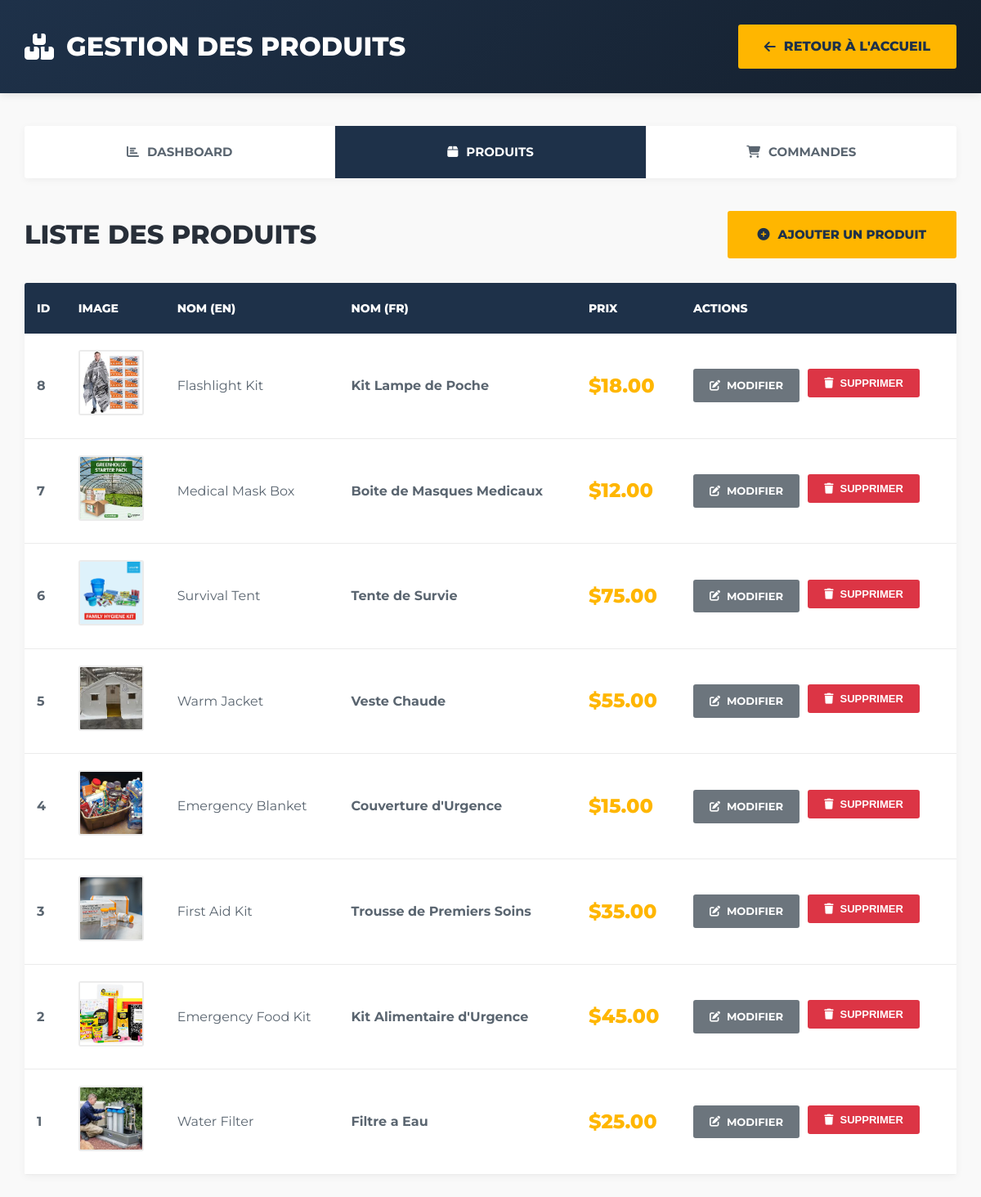
/index.php?controller=product&action=index, run on the app's committed database.
### tables this page shows
CREATE TABLE products (
    id INT AUTO_INCREMENT PRIMARY KEY,
    name_en VARCHAR(255) NOT NULL,
    name_fr VARCHAR(255) NOT NULL,
    description_en TEXT,
    description_fr TEXT,
    price DECIMAL(10,2) NOT NULL DEFAULT 0.00,
    img_name VARCHAR(255),
    stock INT DEFAULT 0,
    category_id INT DEFAULT NULL,
    is_active TINYINT(1) DEFAULT 1,
    created_at DATETIME DEFAULT CURRENT_TIMESTAMP,
    updated_at DATETIME DEFAULT NULL ON UPDATE CURRENT_TIMESTAMP,
    INDEX idx_category (category_id),
    INDEX idx_price (price),
    INDEX idx_active (is_active)
);

### models/Product.php (called while the page is built, shortened)
<?php
class Product {
    public static function findAll(): array {
        $db = Database::getConnexion();
        $sql = "SELECT * FROM products ORDER BY id DESC";
        $stmt = $db->query($sql);
        return $stmt->fetchAll(PDO::FETCH_ASSOC);
    }
}
?>

### controllers/ProductController.php (called while the page is built, shortened)
<?php
require_once __DIR__ . "/../models/Product.php";
class ProductController {
    public function listProducts(): array {
        try {
            return Product::findAll();
        } catch (Exception $e) {
            error_log('ProductController::listProducts error: ' . $e->getMessage());
            return [];
        }
    }
}
?>

### views/admin/product_list.php (the view, shortened to what this page needs)
<?php
$productsArray = [];
if (isset($products)) {
    foreach ($products as $product) {
        $productsArray[] = $product;
    }
}
$products = $productsArray;
?>
<!DOCTYPE html>
<html lang="fr">
<head>
    <link rel="stylesheet" href="https://cdnjs.cloudflare.com/ajax/libs/font-awesome/6.4.0/css/all.min.css">
</head>
<body>
    <header>
        <div class="header-content">
            <h1>
                <i class="fas fa-boxes"></i>
                GESTION DES PRODUITS
            </h1>
            <a href="index.php" class="back-btn">
                <i class="fas fa-arrow-left"></i>
                RETOUR À L'ACCUEIL
            </a>
        </div>
    </header>
    <div class="container">
        <div class="nav-tabs">
            <a href="index.php?controller=dashboard&action=index" class="nav-item">
                <i class="fas fa-chart-bar"></i>
                DASHBOARD
            </a>
            <a href="index.php?controller=product&action=index" class="nav-item active">
                <i class="fas fa-box"></i>
                PRODUITS
            </a>
            <a href="index.php?controller=order&action=index" class="nav-item">
                <i class="fas fa-shopping-cart"></i>
                COMMANDES
            </a>
        </div>
        <div class="page-header">
            <h2>LISTE DES PRODUITS</h2>
            <a href="index.php?controller=product&action=create" class="btn-add">
                <i class="fas fa-plus-circle"></i>
                AJOUTER UN PRODUIT
            </a>
        </div>
        <div class="table-container">
            <?php if (!empty($products)): ?>
                <table>
                    <thead>
                        <tr>
                            <th>ID</th>
                            <th>IMAGE</th>
                            <th>NOM (EN)</th>
                            <th>NOM (FR)</th>
                            <th>PRIX</th>
                            <th>ACTIONS</th>
                        </tr>
                    </thead>
                    <tbody>
                        <?php foreach ($products as $product): ?>
                            <tr>
                                <td><strong><?php echo htmlspecialchars($product['id']); ?></strong></td>
                                <td>
                                    <img src="assets/images/<?php echo htmlspecialchars($product['img_name']); ?>"
                                         alt="<?php echo htmlspecialchars($product['name_fr']); ?>"
                                         class="product-img"
                                         onerror="this.src='https://via.placeholder.com/80x80/1e3149/ffb600?text=<?php echo urlencode(substr($product['name_fr'], 0, 1)); ?>'">
                                </td>
                                <td><?php echo htmlspecialchars($product['name_en']); ?></td>
                                <td><strong><?php echo htmlspecialchars($product['name_fr']); ?></strong></td>
                                <td>
                                    <span class="price">$<?php echo number_format($product['price'], 2); ?></span>
                                </td>
                                <td>
                                    <div class="action-btns">
                                        <a href="index.php?controller=product&action=edit&id=<?php echo $product['id']; ?>"
                                           class="btn-edit">
                                            <i class="fas fa-edit"></i>
                                            MODIFIER
                                        </a>
                                        <form method="get"
                                              action="index.php"
                                              style="display: inline;"
                                              onsubmit="return confirm('Êtes-vous sûr de vouloir supprimer ce produit ?');">
                                            <button type="submit" class="btn-delete">
                                                <i class="fas fa-trash"></i>
                                                SUPPRIMER
                                            </button>
                                        </form>
                                    </div>
                                </td>
                            </tr>
                        <?php endforeach; ?>
                    </tbody>
                </table>
            <?php endif; ?>
        </div>
    </div>
</body>
</html>

### views/admin/product_list.php (style rules this page uses)
:root { --primary: #ffb600; --primary-dark: #e6a500; --secondary: #1e3149; --secondary-dark: #15202e; --text-dark: #5a6570; --heading-color: #282f39; --border-color: #ebebeb; --bg-light: #f9f9f9; }
* { margin: 0; padding: 0; box-sizing: border-box; }
body { font-family: 'Montserrat', sans-serif; background: var(--bg-light); color: var(--text-dark); line-height: 1.6; }
header { background: linear-gradient(135deg, var(--secondary) 0%, var(--secondary-dark) 100%); color: white; padding: 30px 0; box-shadow: 0 2px 10px rgba(0,0,0,0.1); }
.header-content { max-width: 1400px; margin: 0 auto; padding: 0 30px; display: flex; justify-content: space-between; align-items: center; }
header h1 { font-size: 2rem; font-weight: 800; text-transform: uppercase; display: flex; align-items: center; gap: 15px; }
.back-btn { background: var(--primary); color: var(--secondary); padding: 12px 30px; border: 2px solid var(--primary); font-weight: 800; text-transform: uppercase; text-decoration: none; border-radius: 3px; transition: all 0.3s; display: inline-flex; align-items: center; gap: 10px; }
.container { max-width: 1400px; margin: 0 auto; padding: 40px 30px; }
.nav-tabs { display: flex; gap: 0; margin-bottom: 40px; background: white; border-radius: 3px; overflow: hidden; box-shadow: 0 2px 10px rgba(0,0,0,0.05); }
.nav-item { flex: 1; padding: 20px 30px; text-align: center; text-decoration: none; color: var(--text-dark); font-weight: 700; font-size: 15px; text-transform: uppercase; transition: all 0.3s; border-right: 1px solid var(--border-color); display: flex; align-items: center; justify-content: center; gap: 10px; }
.nav-item:last-child { border-right: none; }
.nav-item.active { background: var(--secondary); color: white; }
.page-header { display: flex; justify-content: space-between; align-items: center; margin-bottom: 30px; flex-wrap: wrap; gap: 15px; }
.page-header h2 { font-size: 2rem; font-weight: 800; color: var(--heading-color); text-transform: uppercase; }
.btn-add { background: var(--primary); color: var(--secondary); padding: 15px 35px; border: 2px solid var(--primary); font-weight: 800; text-transform: uppercase; text-decoration: none; border-radius: 3px; transition: all 0.3s; display: inline-flex; align-items: center; gap: 10px; font-size: 15px; }
.table-container { background: white; border-radius: 3px; box-shadow: 0 2px 10px rgba(0,0,0,0.05); overflow: hidden; }
table { width: 100%; border-collapse: collapse; }
thead { background: var(--secondary); color: white; }
thead th { padding: 20px 15px; font-weight: 800; text-transform: uppercase; font-size: 14px; text-align: left; }
tbody tr { border-bottom: 1px solid var(--border-color); transition: all 0.3s; }
tbody td { padding: 20px 15px; vertical-align: middle; }
.product-img { width: 80px; height: 80px; object-fit: cover; border-radius: 3px; border: 2px solid var(--border-color); }
.price { font-size: 1.5rem; font-weight: 800; color: var(--primary); }
.action-btns { display: flex; gap: 10px; flex-wrap: wrap; }
.btn-edit { background: #6c757d; color: white; padding: 10px 20px; border: none; border-radius: 3px; font-weight: 700; text-transform: uppercase; text-decoration: none; transition: all 0.3s; display: inline-flex; align-items: center; gap: 8px; font-size: 13px; }
.btn-delete { background: #dc3545; color: white; padding: 10px 20px; border: none; border-radius: 3px; font-weight: 700; text-transform: uppercase; cursor: pointer; transition: all 0.3s; display: inline-flex; align-items: center; gap: 8px; font-size: 13px; }

### data on the page
products: id "8", img_name (picture), name_en "Flashlight Kit", name_fr "Kit Lampe de Poche", price "18.00"
products: id "7", img_name (picture), name_en "Medical Mask Box", name_fr "Boite de Masques Medicaux", price "12.00"
products: id "6", img_name (picture), name_en "Survival Tent", name_fr "Tente de Survie", price "75.00"
products: id "5", img_name (picture), name_en "Warm Jacket", name_fr "Veste Chaude", price "55.00"
products: id "4", img_name (picture), name_en "Emergency Blanket", name_fr "Couverture d'Urgence", price "15.00"
products: id "3", img_name (picture), name_en "First Aid Kit", name_fr "Trousse de Premiers Soins", price "35.00"
products: id "2", img_name (picture), name_en "Emergency Food Kit", name_fr "Kit Alimentaire d'Urgence", price "45.00"
products: id "1", img_name (picture), name_en "Water Filter", name_fr "Filtre a Eau", price "25.00"
